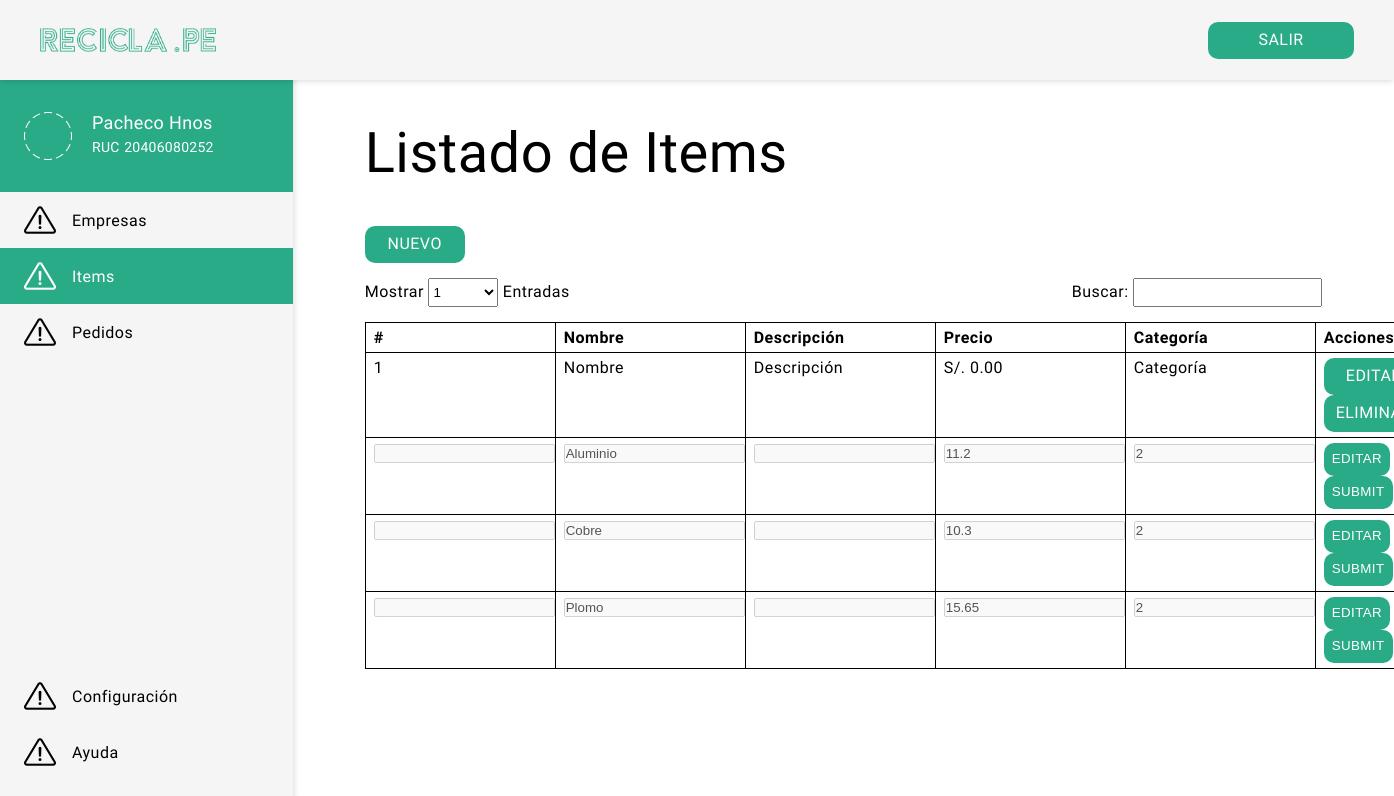
The page /-/admin/admin-modificar.php on the database its author committed.
### tables this page shows
CREATE TABLE `item` (
	`id` 			INT NOT NULL AUTO_INCREMENT,
	`nombre` 		VARCHAR(100) NOT NULL,
	`descripcion` 	VARCHAR(100) NULL DEFAULT NULL,
	`precio` 		FLOAT NOT NULL,
	`icono` 		VARCHAR(100) NULL DEFAULT NULL,
	`categoria` 	INT NOT NULL,

	PRIMARY KEY (`id`),

	KEY `FK_Item_CategoriaID` (`categoria`),
	CONSTRAINT `FK_Item_CategoriaID` FOREIGN KEY (`categoria`) REFERENCES `categorias` (`id`)
)

COLLATE='latin1_swedish_ci';

CREATE TABLE `categorias` (
	`id` 					INT 					NOT NULL AUTO_INCREMENT,
	`nombre` 			VARCHAR(100) 	NOT NULL,
	`icono` 			VARCHAR(100) 	NOT NULL,
	`descripcion` VARCHAR(300) 	NULL DEFAULT NULL,

	PRIMARY KEY (`id`)
)

COLLATE = 'latin1_swedish_ci';

### -/admin/admin-modificar.php (the view, shortened to what this page needs)
<!DOCTYPE html>
<html lang="es">
<head>
    <link rel="stylesheet" href="css/estilos-internos.css">
</head>
<body>
    <?php
    require '../config.php';
    $consulta_items = "SELECT i.id, i.nombre, i.descripcion, i.precio, c.id
        FROM item AS i
        INNER JOIN categorias AS c ON i.categoria = c.id
        ORDER BY nombre";
    ?>
    <header>
        <div class="container">
            <div class="logo">
                <a href="#"><img src="img/logo.png" alt="Logo"></a>
            </div>
            <div class="opciones">
                <nav>
                    <ul>
                        <li><a class="btn primary" href="login.html">salir</a></li>
                    </ul>
                </nav>
            </div>
        </div>
    </header>
    <section class="menu-lateral">
        <div class="container">
            <div class="empresa active">
                <a href="#">
                    <div class="contenido-empresa">
                        <div class="logo-empresa">
                            <img src="img/Ellipse2.png" alt="Logo de empresa">
                        </div>
                        <div class="datos-min-empresa">
                            <h4>Pacheco Hnos</h4>
                            <h5>RUC</h5>
                            <h5>20406080252</h5>
                        </div>
                    </div>
                </a>
            </div>
            <div class="secciones">
                <div class="principales">
                    <nav>
                        <ul>
                            <li>
                                <a href="#">
                                    <div class="icono">
                                        <img src="img/danger.png" alt="Icono de seccion">
                                    </div>
                                    Empresas
                                </a>
                            </li>
                            <li class="active">
                                <a href="home-categorias.html">
                                    <div class="icono">
                                        <img src="img/danger-active.png" alt="Icono de seccion">
                                    </div>
                                    Items
                                </a>
                            </li>
                            <li>
                                <a href="#">
                                    <div class="icono">
                                        <img src="img/danger.png" alt="Icono de seccion">
                                    </div>
                                    Pedidos
                                </a>
                            </li>
                        </ul>
                    </nav>
                </div>
                <div class="secundarias">
                    <nav>
                        <ul>
                            <li>
                                <a href="#">
                                    <div class="icono">
                                        <img src="img/danger.png" alt="Icono de seccion">
                                    </div>
                                    Configuración
                                </a>
                            </li>
                            <li class="ayuda">
                                <a href="#">
                                    <div class="icono">
                                        <img src="img/danger.png" alt="Icono de seccion">
                                    </div>
                                    Ayuda
                                </a>
                            </li>
                        </ul>
                    </nav>
                </div>
            </div>
        </div>
    </section>
    <section class="contenido-seccion">
        <div class="container">
            <h1 class="nombre-seccion">Listado de Items</h1>
            <div class="listado-items">
                <div class="boton-crear-item">
                    <a href="#" class="btn primary">Nuevo</a>
                </div>
                <div class="filtros-items">
                    <div class="mostrar-entradas">
                        <label for="numero-entradas">Mostrar</label>
                        <select name="numero-entradas" id="numero-entradas">
                            <option value="1" selected>1</option>
                        </select>
                        <p>Entradas</p>
                    </div>
                    <div class="buscador-items">
                        <label for="buscador">Buscar:</label>
                        <input type="text" name="buscador" id="buscador">
                    </div>
                </div>
                <div class="tabla-items">
                    <table>
                        <tr>
                            <th class="cabecera-tabla">#</th>
                            <th class="cabecera-tabla">Nombre</th>
                            <th class="cabecera-tabla">Descripción</th>
                            <th class="cabecera-tabla">Precio</th>
                            <th class="cabecera-tabla">Categoría</th>
                            <th class="cabecera-tabla">Acciones</th>
                        </tr>
                        <tr>
                            <td class="info-item">1</td>
                            <td class="info-item">Nombre</td>
                            <td class="info-item">Descripción</td>
                            <td class="info-item">S/. 0.00</td>
                            <td class="info-item">Categoría</td>
                            <td class="info-item">
                                <a href="#" class="btn primary">Editar</a>
                                <a href="#" class="btn primary">Eliminar</a>
                            </td>
                        </tr>
                        <form action="procesar.php" method="POST">
                            <?php
                            if ( $resultado_items = $mysqli->query($consulta_items) ) {
                                while ( $item = $resultado_items->fetch_row() ) {
                                    echo '<form action="procesar.php" method="POST"><tr>';
                                    echo '<td class="info-item"><input type="text" name="id-item" value"'.$item[0].'" disabled></td>';
                                    echo '<td class="info-item"><input type="text" name="nombre-item" value="'.$item[1].'" disabled></td>';
                                    echo '<td class="info-item"><input type="text" name="descripcion-item" value="'.$item[2].'" disabled></td>';
                                    echo '<td class="info-item"><input type="text" name="categoria-item" value="'.$item[3].'" disabled></td>';
                                    echo '<td class="info-item"><input type="text" name="precio-item" value="'.$item[4].'" disabled></td>';
                                    echo '<td class="info-item">
                                            <input class="btn primary" type="submit" name="editar-item" value="Editar">
                                            <input class="btn primary" type="submit" name="eliminar-item" value"Eliminar">
                                          </td>';
                                    echo '</tr></form>';
                                };
                            };
                            ?>
                        </form>
                    </table>
                </div>
            </div>
        </div>
    </section>
</body>
</html>

### -/admin/css/estilos-internos.css (style rules this page uses)
* { margin: 0; padding: 0; -webkit-box-sizing: border-box; -moz-box-sizing: border-box; box-sizing: border-box; }
body { font-family: "Sarabun", sans-serif; font-size: 16px; font-style: normal; letter-spacing: 0.03em; background: white; }
header { position: fixed; left: 0; top: 0; width: 100%; height: 80px; background: #f5f5f5; box-shadow: 0px 1px 6px rgba(0, 0, 0, 0.15); z-index: 1000; }
header .container { padding: 0 40px; height: 100%; display: flex; justify-content: space-between; align-items: center; }
.logo { width: 176px; }
.logo img { width: 100%; vertical-align: top; }
.opciones nav ul { list-style: none; }
.opciones nav ul li { display: inline-block; margin-left: 24px; }
.opciones nav ul a { width: 146px; }
h4 { font-size: 18px; font-weight: 500; letter-spacing: 0.02em; }
h5 { font-size: 14px; font-weight: normal; letter-spacing: 0.02em; }
.menu-lateral { position: fixed; display: flex; flex-direction: column; width: 21%; height: 100%; background: #f5f5f5; box-shadow: 1px 0px 6px rgba(0, 0, 0, 0.15); }
.menu-lateral .container { margin-top: 80px; padding-bottom: 20px; display: flex; flex-direction: column; flex: auto; }
.empresa { border-bottom: 1px solid #BDBDBD; }
.empresa a { text-decoration: none; color: black; }
.contenido-empresa { height: 112px; padding: 0 24px; display: flex; align-items: center; }
.logo-empresa { margin-right: 20px; width: 48px; height: 48px; }
.datos-min-empresa { height: 48px; }
.datos-min-empresa h4 { margin-bottom: 4px; }
.datos-min-empresa h5 { display: inline-block; }
.logo-empresa img { width: 100%; }
.secciones { display: flex; flex-direction: column; justify-content: space-between; flex: auto; }
.secciones nav ul { list-style: none; }
.secciones nav ul li { display: inline-block; width: 100%; }
.secciones nav ul .ayuda { padding-bottom: 0; }
.icono { width: 32px; height: 32px; margin: 0; display: inline-block; margin-right: 16px; }
.secciones nav ul li a { display: flex; align-items: center; text-decoration: none; color: black; padding: 12px 24px; }
.secciones nav ul .active a { color: white; }
.contenido-seccion { position: absolute; width: 79%; margin-top: 80px; margin-left: 21%; }
.contenido-seccion .container { padding: 40px 72px 0 72px; width: 100%; }
.nombre-seccion { font-weight: 500; font-size: 56px; margin-bottom: 40px; }
.listado-items { display: flex; flex-direction: column; width: 100%; }
.boton-crear-item { margin-bottom: 15px; }
.boton-crear-item a { width: 100px; }
.filtros-items { display: flex; justify-content: space-between; }
.mostrar-entradas select { width: 70px; padding: 5px 0 ; }
.mostrar-entradas p { display: inline-block; }
.buscador-items input { padding: 5px 4px; }
.tabla-items { margin-top: 15px; }
.tabla-items table { width: 100%; }
.tabla-items table, .tabla-items th , .tabla-items td { border: 1px solid black; border-collapse: collapse; }
.tabla-items th, .tabla-items td { padding: 5px 0 5px 8px; text-align: left; }
.tabla-items td { vertical-align: top; }
.tabla-items td a { width: 100px; }
.btn { display: inline-block; text-align: center; text-transform: uppercase; text-decoration: none; font-style: normal; border: none; border-radius: 10px; padding: 8px 8px 10px 8px; letter-spacing: 0.03em; cursor: pointer; }
.primary { background: #29AB87; color: white; }
.active { background: #29AB87; border-bottom: none; }
.active a { color: white; }

### rows shown on the page
item: nombre-item "Aluminio", categoria-item "11.2", precio-item "2"
item: nombre-item "Cobre", categoria-item "10.3", precio-item "2"
item: nombre-item "Plomo", categoria-item "15.65", precio-item "2"
